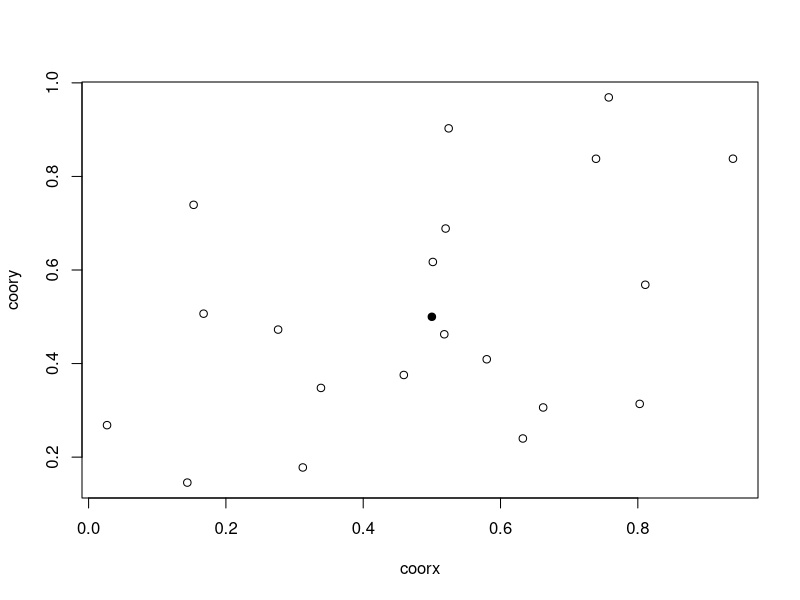
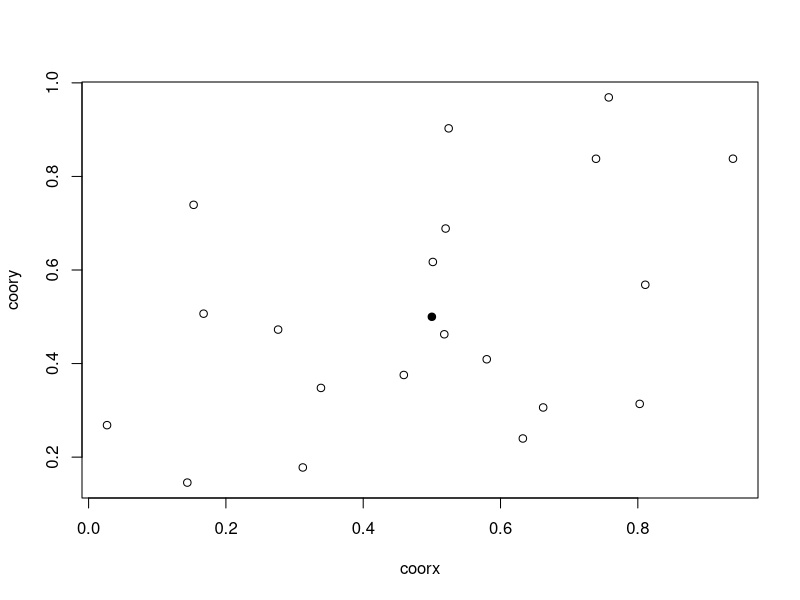

The R script that drew these images, in order:
# Lo primero es crear un conjunto de puntos en el plano con un generador de
# valores aleatorios (función "runif"):
coorx <- runif(20)
coory <- runif(20)
# Nota: cada vez que se corran estas dos líneas se van a generar nuevos puntos,
# por lo que no es recomendable hacer. Una forma de evitar que esto pase es
# agregando numerales ("#") al comienzo de las líneas para evitar correrlas al
# usar "source".

# Posteriormente se grafican esos puntos y se agrega el "punto central", en las
# coordenadas (0.5, 0.5).
plot(coorx, coory)
points(0.5, 0.5, pch=19)

# Instrucciones: utilizando nuevamente las funciones hipot, which, which.max, 
# además de which.min, encuentre cuales son los puntos A y B, el más cercano y
# el más lejano respectivamente al central = (0.5, 0.5)
# cat.ad y cat.op: los "catetos" de todos los triángulos formados con el punto
# central y los demás puntos.
# dst: distancias entre (0.5, 0.5) y todos los demás puntos.
# i: posición de dst en el que se encuentra el mínimo de distancia
# j: posición de dst en el que se encuentra el máximo de distancia
# A: coordenadas del punto más cercano (vector de dos valores)
# B: coordenadas del punto más lejano  (vector de dos valores)
# Nota: use ?c para entender los últimos pasos
#===== Su código comienza aquí: =====#

cat.ad <-
cat.op <-
dst <-
i <-
j <-
A <- 
B <-

#====== Aquí finaliza su código =====#

# Para confirmar que el código hace la tarea correctamente:
plot(coorx, coory)
points(0.5, 0.5, pch=19)
points(coorx[i], coory[i], pch=19, col='red')
points(coorx[j], coory[j], pch=19, col='darkgreen')
